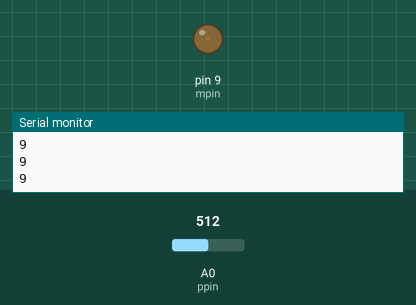
Recording of a sketch running on a simulated Arduino Uno, built with avr-gcc and run on an emulated ATmega328P. On the bench: output pins drawn as LEDs (lit = HIGH), the last lines printed to the serial monitor. Inputs (shaded band) come from the test bench; at power-on: A0 (ppin) = 512.

Above: at 1.2 s.
1.3 s: A0 (ppin) set to 716
At 2.6 s:
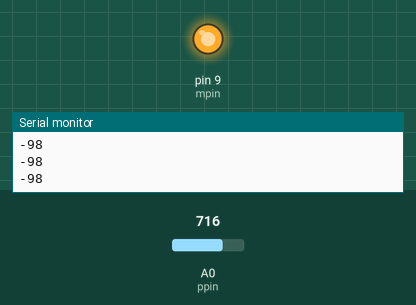
2.9 s: A0 (ppin) set to 550
4.4 s: A0 (ppin) set to 531
At 5.4 s:
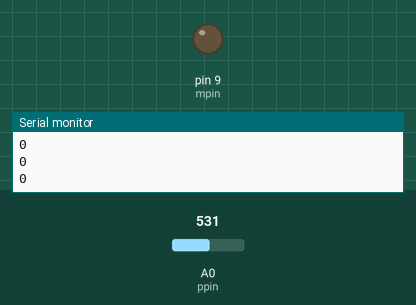
6.0 s: A0 (ppin) set to 306
At 6.7 s:
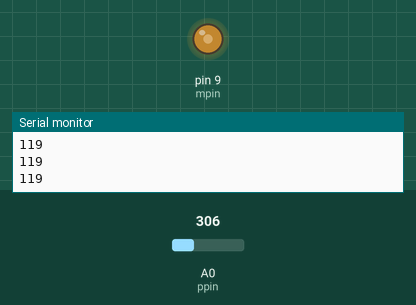
7.6 s: A0 (ppin) set to 0
At 8.1 s:
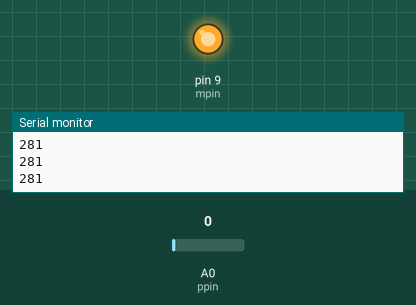
Timing chart, 0 to 10.2 s (numbered marks = the images above; inputs shaded):
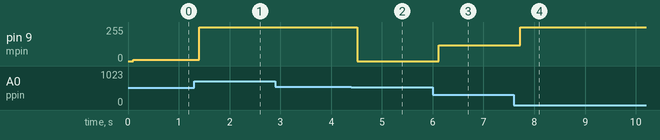

The sketch:

volan.ino
```cpp
int ppin=A0;
int val;
int power1;
int mpin=9;
void setup() {
  // put your setup code here, to run once:
  pinMode(ppin, INPUT);
  pinMode(mpin, OUTPUT);
  Serial.begin(9600);
}

void loop() {
  // put your main code here, to run repeatedly:
  val=analogRead(ppin);
  delay(100);

  power1=(255./-480)*(val-530);
  Serial.println(power1);
  analogWrite(mpin, power1);
}
```

Measured:
- the behaviour switches between 532 and 531 on A0 (ppin) (found by bisection; images 1 and 2)
- after the input at 1.3 s, pin 9 (mpin): 9/255 → 255/255 after 0.10 s
- after the input at 4.4 s, pin 9 (mpin): 255/255 → 0/255 after 0.11 s
- after the input at 6.0 s, pin 9 (mpin): 0/255 → 119/255 after 0.12 s
- after the input at 7.6 s, pin 9 (mpin): 119/255 → 255/255 after 0.12 s
